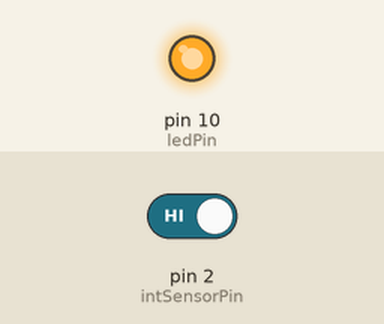
This sketch was run on a simulated Arduino Uno, built with avr-gcc and run on an emulated ATmega328P. Shown: output pins drawn as LEDs (lit = HIGH). The test bench sets the inputs (shaded band); at power-on: pin 2 (intSensorPin) HIGH.

Above: at 1.2 s.
1.3 s: pin 2 (intSensorPin) driven LOW
At 2.4 s:
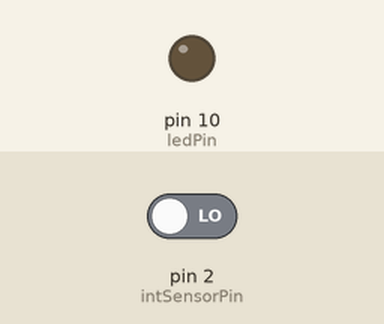
4.3 s: pin 2 (intSensorPin) driven HIGH
Timing chart, 0 to 7.3 s (numbered marks = the images above; inputs shaded):
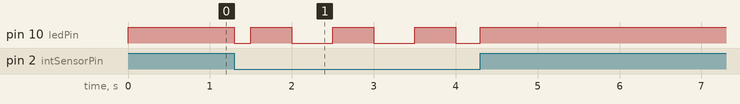

Measured:
- after the input at 1.3 s, pin 10 (ledPin): HIGH → LOW at once, then repeats every 1.0 s: HIGH 0.50 s, LOW 0.50 s

The sketch:

TEST_Interrupcion_software.ino
```cpp
#include <TimerOne.h>
int ledPin = 10;
int intSensorPin = 2;
volatile bool sensorStatus = false;
volatile bool ledStatus = false;

void setup()
{
  pinMode (ledPin, OUTPUT);
  pinMode(intSensorPin, INPUT_PULLUP);
  attachInterrupt(digitalPinToInterrupt(intSensorPin), ISR_SENSOR, CHANGE);

  Timer1.initialize (500000);
  Timer1.attachInterrupt (ISR_BlinkLed);
}

void loop()
{
 if (sensorStatus && !ledStatus){
  digitalWrite(ledPin, LOW);
 }else{
  digitalWrite(ledPin, HIGH);
 }
}

void ISR_BlinkLed (){
   if (sensorStatus){
    if (ledStatus){
      ledStatus = false;
    } else {
      ledStatus = true;
    }
   }
 }

void ISR_SENSOR (){
  if (digitalRead(2) == LOW)
  {
    sensorStatus = true;
  } else {
    sensorStatus = false;
  }
}
```
